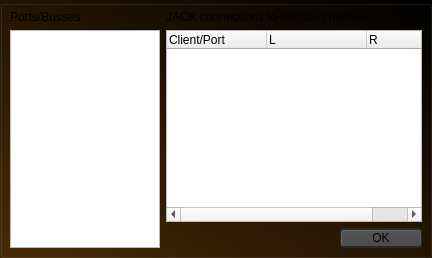
        <widget class="QWidget" name="connectionsPage">
         <layout class="QGridLayout" name="gridLayout_30">
          <property name="leftMargin">
           <number>0</number>
          </property>
          <property name="topMargin">
           <number>0</number>
          </property>
          <property name="rightMargin">
           <number>0</number>
          </property>
          <property name="bottomMargin">
           <number>0</number>
          </property>
          <item row="0" column="0">
           <widget class="QGroupBox" name="groupBox_11">
            <property name="styleSheet">
             <string notr="true">QGroupBox {

	margin-top: 0;

	background-color: qlineargradient(spread:pad, x1:1, y1:0.00568182, x2:0, y2:1, stop:0 rgba(0, 0, 0, 255), stop:1 rgba(74, 42, 6, 255));

border-top-color: qlineargradient(spread:pad, x1:1, y1:0, x2:0, y2:0, stop:0 rgba(70, 70, 70, 255), stop:1 rgba(59, 59, 59, 255));
	border-left-color: qlineargradient(spread:pad, x1:0, y1:1, x2:0, y2:0, stop:0 rgba(70, 70, 70, 255), stop:1 rgba(59, 59, 59, 255));
border-right-color: qlineargradient(spread:pad, x1:0, y1:1, x2:0, y2:0, stop:0 rgba(120, 120, 120, 255), stop:1 rgba(70, 70, 70, 255));
border-bottom-color: qlineargradient(spread:pad, x1:1, y1:0, x2:0, y2:0, stop:0 rgba(120, 120, 120, 255), stop:1 rgba(70, 70, 70, 255));

}</string>
            </property>
            <property name="title">
             <string/>
            </property>
            <layout class="QGridLayout" name="gridLayout_32" columnstretch="0,1">
             <item row="0" column="0">
              <layout class="QVBoxLayout" name="verticalLayout">
               <item>
                <widget class="QLabel" name="label_7">
                 <property name="sizePolicy">
                  <sizepolicy hsizetype="Preferred" vsizetype="Preferred">
                   <horstretch>0</horstretch>
                   <verstretch>0</verstretch>
                  </sizepolicy>
                 </property>
                 <property name="text">
                  <string>Ports/Busses</string>
                 </property>
                </widget>
               </item>
               <item>
                <widget class="QTreeWidget" name="tree_portsBusses">
                 <property name="maximumSize">
                  <size>
                   <width>150</width>
                   <height>16777215</height>
                  </size>
                 </property>
                 <property name="headerHidden">
                  <bool>true</bool>
                 </property>
                 <column>
                  <property name="text">
                   <string notr="true">1</string>
                  </property>
                 </column>
                </widget>
               </item>
              </layout>
             </item>
             <item row="0" column="1">
              <layout class="QVBoxLayout" name="verticalLayout_5">
               <item>
                <widget class="QLabel" name="label_12">
                 <property name="text">
                  <string>JACK connections to selected port/bus</string>
                 </property>
                </widget>
               </item>
               <item>
                <widget class="QTreeWidget" name="tree_Connections">
                 <property name="alternatingRowColors">
                  <bool>false</bool>
                 </property>
                 <property name="headerHidden">
                  <bool>false</bool>
                 </property>
                 <column>
                  <property name="text">
                   <string notr="true">Client/Port</string>
                  </property>
                 </column>
                 <column>
                  <property name="text">
                   <string>L</string>
                  </property>
                 </column>
                 <column>
                  <property name="text">
                   <string>R</string>
                  </property>
                 </column>
                </widget>
               </item>
               <item>
                <layout class="QGridLayout" name="gridLayout_31">
                 <item row="0" column="1">
                  <widget class="QFrame" name="frame_13">
                   <property name="styleSheet">
                    <string notr="true">QFrame{
	background: rgb(40,40,40);
    padding: 1px;
	border-radius: 3px;
}

QPushButton{
	border-top: 1px solid rgb(100,100,100);
    border-left: 1px solid rgb(100,100,100);
    border-right: 1px solid rgb(90,90,90);
    border-bottom: 1px solid rgb(75,75,75);
	
	background-color: qlineargradient(spread:pad, x1:0, y1:1, x2:0, y2:0, stop:0 rgba(75, 75, 75, 255), stop:1 rgba(85,85,85, 255));

	border-radius: 2px;
}

QPushButton:hover{
	border-top: 1px solid rgb(100,100,100);
    border-left: 1px solid rgb(100,100,100);
    border-right: 1px solid rgb(90,90,90);
    border-bottom: 1px solid rgb(75,75,75);
	
	background-color: qlineargradient(spread:pad, x1:0, y1:1, x2:0, y2:0, stop:0 rgba(85,85,85, 255), stop:1 rgba(100,100,100, 255));

	border-radius: 2px;
}

QPushButton:pressed{
	border-top: 1px solid rgb(100,100,100);
    border-left: 1px solid rgb(100,100,100);
    border-right: 1px solid rgb(90,90,90);
    border-bottom: 1px solid rgb(75,75,75);
	
	background-color: qlineargradient(spread:pad, x1:0, y1:1, x2:0, y2:0, stop:0 rgba(50,50,50, 255), stop:1 rgba(65,65,65, 255));

	border-radius: 2px;
}</string>
                   </property>
                   <property name="frameShape">
                    <enum>QFrame::StyledPanel</enum>
                   </property>
                   <property name="frameShadow">
                    <enum>QFrame::Raised</enum>
                   </property>
                   <layout class="QHBoxLayout" name="horizontalLayout_16">
                    <property name="spacing">
                     <number>1</number>
                    </property>
                    <property name="leftMargin">
                     <number>0</number>
                    </property>
                    <property name="topMargin">
                     <number>0</number>
                    </property>
                    <property name="rightMargin">
                     <number>0</number>
                    </property>
                    <property name="bottomMargin">
                     <number>0</number>
                    </property>
                    <item>
                     <widget class="QPushButton" name="pushButton_connectionsPage_OK">
                      <property name="minimumSize">
                       <size>
                        <width>80</width>
                        <height>0</height>
                       </size>
                      </property>
                      <property name="styleSheet">
                       <string notr="true"/>
                      </property>
                      <property name="text">
                       <string>OK</string>
                      </property>
                     </widget>
                    </item>
                   </layout>
                  </widget>
                 </item>
                 <item row="0" column="0">
                  <spacer name="horizontalSpacer">
                   <property name="orientation">
                    <enum>Qt::Horizontal</enum>
                   </property>
                   <property name="sizeHint" stdset="0">
                    <size>
                     <width>40</width>
                     <height>20</height>
                    </size>
                   </property>
                  </spacer>
                 </item>
                </layout>
               </item>
              </layout>
             </item>
            </layout>
           </widget>
          </item>
         </layout>
        </widget>
